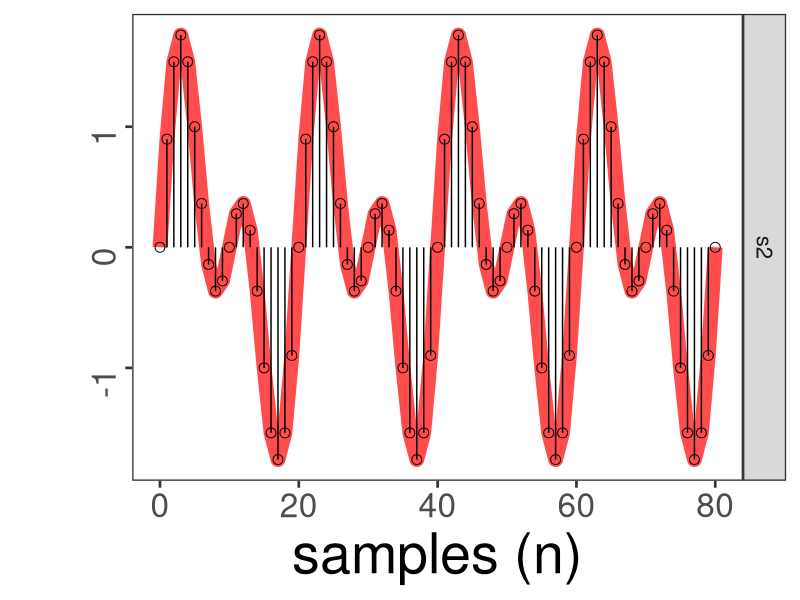

Write the R code that produced this figure.
###############################################################################	
# 
# 
#
#
#
###############################################################################	

#################
# Start the clock!
start.time <- Sys.time()



### Load libraries
library(data.table)
library(ggplot2)



################################################################################
# (0) Defining paths for main_path, r_scripts_path, ..., etc.
homepath <- Sys.getenv("HOME")
r_scripts_path <- getwd()
setwd("../")
main_path <- getwd()
figures_path <- paste(main_path,'/src',sep="")
setwd("../../../")
github_path <- getwd()




################################################################################
# Nyquist Theorem
# said that the frequency of the signal
# should be the double as the sampling frequency to recover the signal
# and avoid problems with aliasing. For instance, for the
# maximum hearning frequency of  20Hz, the
# sampling rate for those signals should be 40 Hz.
# FSampling > 2*F max

# Fmax=5
# 50 > 2*5
# 50 > 10

# For our case, the Maximum Frequencies shohould be
# Fmapling/2 which is a maximum freqneices of 25
#



################################################################################
## SineWaves Function
# dc.component <- 0
# amplitudes <- c(1,1,1)  # strength of signal components
# frequencies <- c(4,2,0) # frequency of signal components (Hz)
# delays <- c(0,0,0)      # delay of signal components (radians)
sinewaves.func <- function(t,dc.component,amplitudes,frequencies,delays, mean.additivenoise, sd.additivenoise ) {
    dc.component +
    sum( amplitudes * sin(2*pi*frequencies*t + delays) +
    rnorm(length(t), mean = mean.additivenoise, sd = sd.additivenoise  )
    )
}



##################################################################
# Time Domain setup
acq.freq <- 10  # 50 Hertz
dt <- 1/acq.freq # 0.02 seconds or 20 miliseconds

# T <- 4   ## Maximum Time in seconds
T <- 8   ## Maximum Time in seconds

df <- 1/T
n <- T/dt
t <- seq(0,T,by=dt)



################################################################################
# Create Waveforms in a data.table object


WindowLength <- (length(t)-1)
allSDnoise <- 0.00
# allSDnoise <- 0.05
# allSDnoise <- 0.1




s1 <- data.table(
  n=0:(length(t)-1),
  tn=t,
  xtn=sapply(t, sinewaves.func, dc.component=0, 
		amplitudes=c(1,1,1),
		frequencies=c(1/2,1/4,0),
		delays=c(0,0,0), 
		mean.additivenoise=0, 
		sd.additivenoise=allSDnoise)
  )
s1 <- cbind(type="s1",s1) # Addind type column

s2 <- data.table(
  n=0:(length(t)-1),
  tn=t,
  xtn=sapply(t, sinewaves.func, dc.component=0, 
		amplitudes=c(1,1,1),
		frequencies=c(1,1/2,0),
		delays=c(0,0,0), 
		mean.additivenoise=0, 
		sd.additivenoise=allSDnoise)
  )
s2 <- cbind(type="s2",s2)

s3 <- data.table(
  n=0:(length(t)-1),
  tn=t,
  xtn=sapply(t, sinewaves.func, dc.component=0, 
		amplitudes=c(1,1,1),
		frequencies=c(2,1,0),
		delays=c(0,0,0), 
		mean.additivenoise=0, 
		sd.additivenoise=allSDnoise)
  )
s3 <- cbind(type="s3",s3)


s4 <- data.table(
  n=0:(length(t)-1),
  tn=t,
  xtn=sapply(t, sinewaves.func, dc.component=0, 
		amplitudes=c(1,1,1),
		frequencies=c(4,2,0),
		delays=c(0,0,0), 
		mean.additivenoise=0, 
		sd.additivenoise=allSDnoise)
  )
s4 <- cbind(type="s4",s4)

# ts <- rbind(s1,s2,s3,s4)
ts <- rbind(s2)


################################################################################
# (3) Plotting 

plot_path <- paste(figures_path, sep="")
if (file.exists(plot_path)){
    setwd(file.path(plot_path))
} else {
  dir.create(plot_path, recursive=TRUE)
  setwd(file.path(plot_path))
}




plotlinewidth <- 5

################################################################################
## Plotting time series
plot <- ggplot(ts) +
  geom_line(     aes(x=n,y=xtn),colour='red', lwd = plotlinewidth, alpha=0.7)+      # line
  geom_point(    aes(x=n,y=xtn), shape=21, size=3, stroke =0.5 ) + # stem type end
  geom_segment(  aes(x=n,y=xtn, xend=n, yend= xtn-xtn), size=0.5 ) + # stem
  labs(x='samples (n)',y='')+
  facet_wrap(~type, scales = 'free_y', nrow = 4,  strip.position="right")+
  theme_bw(20)+
  theme( axis.title.x = element_text(size = rel(2), angle = 0),
         axis.text.x = element_text(size = rel(1.5), angle = 0),
         axis.title.y = element_text(size = rel(2.5), angle = 90),
         axis.text.y = element_text(size = rel(1.5), angle = 90),
         panel.grid.major = element_blank(),
         panel.grid.minor = element_blank(),
         panel.background = element_rect(fill = "transparent",colour = NA),
         plot.background = element_rect(fill = "transparent",colour = NA)
         )+
  theme(legend.position="none")

# dev.new(xpos=0,ypos=0,width=15, height=6)
# plot(plot)


# image_width <- 500
# image_height <- 700
# image_dpi <- 300


# png(filename=filenametags,
#   bg = image_bg,
#   type="cairo",
#   width = image_width , height = image_height, units = "px",
#   pointsize=20,
#   res=75
#   )
#
# plot(plot)
#
# dev.off()

imagefilename <- paste('plot_ts_', 'WL_', WindowLength,'_Nsigma', allSDnoise, '.png')

width = 1000
height = 350
image_bg <- "transparent" #image_bg <- "white"

text.factor = 1
dpi <- text.factor * 100
width.calc <- width / dpi
height.calc <- height / dpi

ggsave(filename = imagefilename,
            dpi = dpi,
            width = width.calc,
            height = height.calc,
            units = 'in',
            bg = image_bg,
            device = "png"
            )




#################
# Stop the clock!
end.time <- Sys.time()
end.time - start.time
################################################################################
setwd(r_scripts_path) ## go back to the r-script source path


